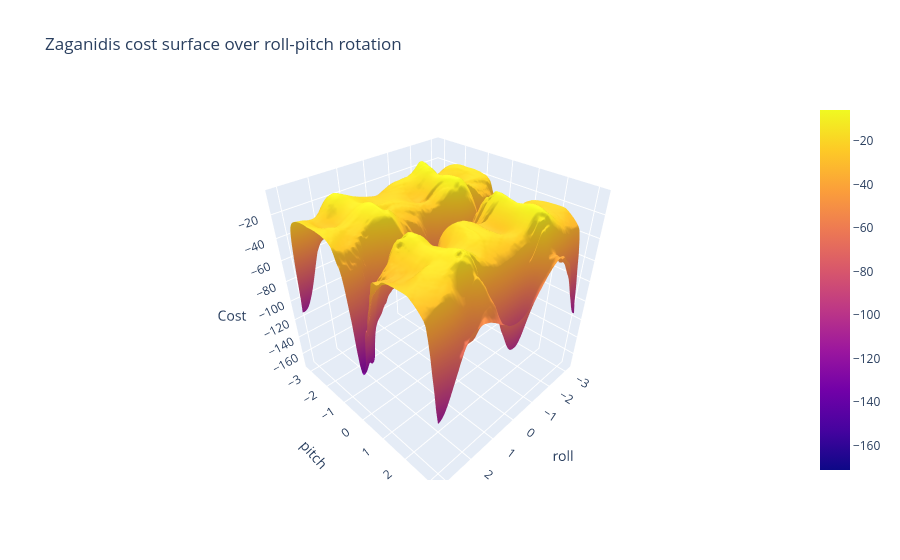

This figure's notebook cell:
### Code cell
rx_r: tuple[float, float] = ( -np.pi, np.pi )
rx_n: float = 101
ry_r: tuple[float, float] = ( -np.pi, np.pi )
ry_n: float = 101

rx = np.linspace( rx_r[0], rx_r[1], rx_n )
ry = np.linspace( ry_r[0], ry_r[1], ry_n )

samples = np.zeros( ( ry_n, rx_n ) )
for i in tqdm( range( rx_n ) ):
    for j in range( ry_n ):
        tar_pc.set_pose( np.array( [ 0, 0, 0, rx[i], ry[j], 0 ] ).reshape(( 6, 1 )) )
        samples[j, i] = opt.f( tar_pc.get_points() )

plot.plot_sampled_surface( samples, rx_r, ry_r, title = "Zaganidis cost surface over roll-pitch rotation", x_label = "roll", y_label = "pitch", z_label = "Cost" ).show()

ry_idx, rx_idx = np.unravel_index( np.argmin( samples ), samples.shape )
tar_pc.set_pose( np.array( [ 0, 0, 0, rx[rx_idx], ry[ry_idx], 0 ] ).reshape(( 6, 1 )) )

# gmin_tar_pc_pts = ( tar_pc.p.get_dcm() @ tar_pc_pts.T + tar_pc.p.get_position() ).T

# mesh.display_point_clouds( ref_pc_pts + [ gmin_tar_pc_pts ], ref_pc_vox + list( tar_pc_lbs ), "Sensed and reference point clouds after alignment" )

### Figure 1 — Plotly figure (JSON) as saved in the notebook; plotly's stock layout.template omitted (floating-point values rounded to 4 significant figures; data arrays with more than 128 entries replaced by an {"elided": "..."} marker saying what was removed)
{"data": [{"type": "surface", "x": [-3.142, -3.079, -3.016, -2.953, -2.89, -2.827, -2.765, -2.702, -2.639, -2.576, -2.513, -2.45, -2.388, -2.325, -2.262, -2.199, -2.136, -2.073, -2.011, -1.948, -1.885, -1.822, -1.759, -1.696, -1.634, -1.571, -1.508, -1.445, -1.382, -1.319, -1.257, -1.194, -1.131, -1.068, -1.005, -0.9425, -0.8796, -0.8168, -0.754, -0.6912, -0.6283, -0.5655, -0.5027, -0.4398, -0.377, -0.3142, -0.2513, -0.1885, -0.1257, -0.06283, 4.441e-16, 0.06283, 0.1257, 0.1885, 0.2513, 0.3142, 0.377, 0.4398, 0.5027, 0.5655, 0.6283, 0.6912, 0.754, 0.8168, 0.8796, 0.9425, 1.005, 1.068, 1.131, 1.194, 1.257, 1.319, 1.382, 1.445, 1.508, 1.571, 1.634, 1.696, 1.759, 1.822, 1.885, 1.948, 2.011, 2.073, 2.136, 2.199, 2.262, 2.325, 2.388, 2.45, 2.513, 2.576, 2.639, 2.702, 2.765, 2.827, 2.89, 2.953, 3.016, 3.079, 3.142], "y": [-3.142, -3.079, -3.016, -2.953, -2.89, -2.827, -2.765, -2.702, -2.639, -2.576, -2.513, -2.45, -2.388, -2.325, -2.262, -2.199, -2.136, -2.073, -2.011, -1.948, -1.885, -1.822, -1.759, -1.696, -1.634, -1.571, -1.508, -1.445, -1.382, -1.319, -1.257, -1.194, -1.131, -1.068, -1.005, -0.9425, -0.8796, -0.8168, -0.754, -0.6912, -0.6283, -0.5655, -0.5027, -0.4398, -0.377, -0.3142, -0.2513, -0.1885, -0.1257, -0.06283, 4.441e-16, 0.06283, 0.1257, 0.1885, 0.2513, 0.3142, 0.377, 0.4398, 0.5027, 0.5655, 0.6283, 0.6912, 0.754, 0.8168, 0.8796, 0.9425, 1.005, 1.068, 1.131, 1.194, 1.257, 1.319, 1.382, 1.445, 1.508, 1.571, 1.634, 1.696, 1.759, 1.822, 1.885, 1.948, 2.011, 2.073, 2.136, 2.199, 2.262, 2.325, 2.388, 2.45, 2.513, 2.576, 2.639, 2.702, 2.765, 2.827, 2.89, 2.953, 3.016, 3.079, 3.142], "z": {"elided": "101x101 float values"}}], "layout": {"scene": {"xaxis": {"title": {"text": "roll"}}, "yaxis": {"title": {"text": "pitch"}}, "zaxis": {"title": {"text": "Cost"}}}, "title": {"text": "Zaganidis cost surface over roll-pitch rotation"}}}
